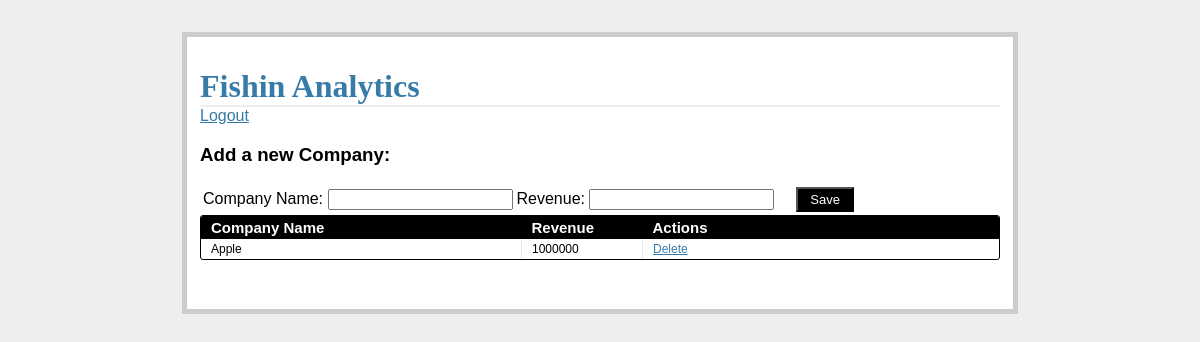
The app's page /companies/, older data.
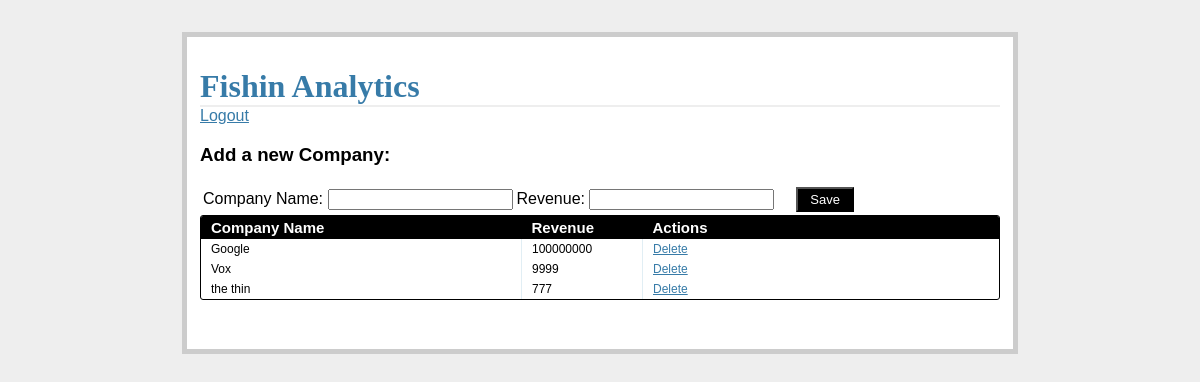
The same page, newer data.
### tables this page shows
CREATE TABLE companies
    (company_id INTEGER PRIMARY KEY AUTOINCREMENT,
    name TEXT NOT NULL, revenue INTEGER NOT NULL);

### views.py (the view)
@app.route('/companies/')
def companies():
    g.db = connect_db()
    cur = g.db.execute(
        'select name,revenue,company_id from companies'
    )
    open_companies = [
        dict(name=row[0], revenue=row[1], company_id=row[2]) for row in cur.fetchall()
    ]
    print(open_companies)
    print(companies)
    g.db.close()
    return render_template(
        'companies.html',
        form=AddCompanyForm(request.form),
        open_companies=open_companies
    )

### forms.py
class AddCompanyForm(Form):
    company_id = IntegerField()
    name = StringField('name', validators=[DataRequired()])
    revenue = IntegerField('revenue')

### views.py (called while the page is built)
def connect_db():
    return sqlite3.connect(app.config['DATABASE_PATH'])

### templates/companies.html (shortened to what this page needs)
{% extends "_base.html" %}
{% block content %}
<h1>Fishin Analytics</h1>
<a href="/logout">Logout</a>
<div class="add-company">
  <h3>Add a new Company:</h3>
  <table>
    <tr>
      <form action="{{ url_for('new_company') }}" method="post">
        <td>
          <label>Company Name:</label>
          <input name="name" type="text">
        </td>
        <td>
          <label>Revenue:</label>
          <input name="revenue" type="number" width="120px">
        </td>
        <td>
          <input class="button" type="submit" value="Save">
        </td>
      </form>
    </tr>
  </table>
  <div class="datagrid">
      <table>
        <thead>
          <tr>
            <th width="300px"><strong>Company Name</strong></th>
            <th width="100px"><strong>Revenue</strong></th>
            <th><strong>Actions</strong></th>
          </tr>
        </thead>
        {% for company in open_companies %}
        <tr>
          <td width="300px">{{ company.name }}</td>
          <td width="100px">{{ company.revenue }}</td>
          <td>
            <a href="{{ url_for('delete_entry', company_id = company.company_id) }}">Delete</a>
          </td>
        </tr>
      {% endfor %}
    </table>
  </div>
  <br>
  <br>
</div>
{% endblock %}

### templates/_base.html (shortened to what this page needs)
<!DOCTYPE html>
<html>
  <head>
    <link rel="stylesheet" href="{{ url_for('static', filename='css/main.css') }}">
  </head>
  <body>
    <div class="page">
      <br>
      {% block content %}
      {% endblock %}
    </div>
  </body>
</html>

### static/css/main.css (style rules this page uses)
body { font-family: sans-serif; background: #eee; }
a, h1, h2 { color: #377BA8; }
h1, h2 { font-family: 'Georgia', serif; margin: 0; }
h1 { border-bottom: 2px solid #eee; }
.page { margin: 2em auto; width: 50em; border: 5px solid #ccc; padding: 0.8em; background: white; }
.datagrid table { border-collapse: collapse; text-align: left; width: 100%; }
.datagrid { background: #fff; overflow: hidden; border: 1px solid #000000; border-radius: 3px; }
.datagrid table td, .datagrid table th { padding: 3px 10px; }
.datagrid table thead th { background-color:#000000; color:#FFFFFF; font-size: 15px; font-weight: bold; }
.datagrid table thead th:first-child { border: none; }
.datagrid table tbody td { color: #000000; border-left: 1px solid #E1EEF4; font-size: 12px; font-weight: normal; }
.datagrid table tbody td:first-child { border-left: none; }
.datagrid table tbody tr:last-child td { border-bottom: none; }
.button { background-color:#000; display:inline-block; color:#ffffff; font-size:13px; padding:3px 12px; margin: 0; text-decoration:none; position:relative; }

Row changes from the older to the newer data that the page shows:
removed companies: name "Apple", revenue "1000000"
added companies: name "Google", revenue "100000000"
added companies: name "Vox", revenue "9999"
added companies: name "the thin", revenue "777"
